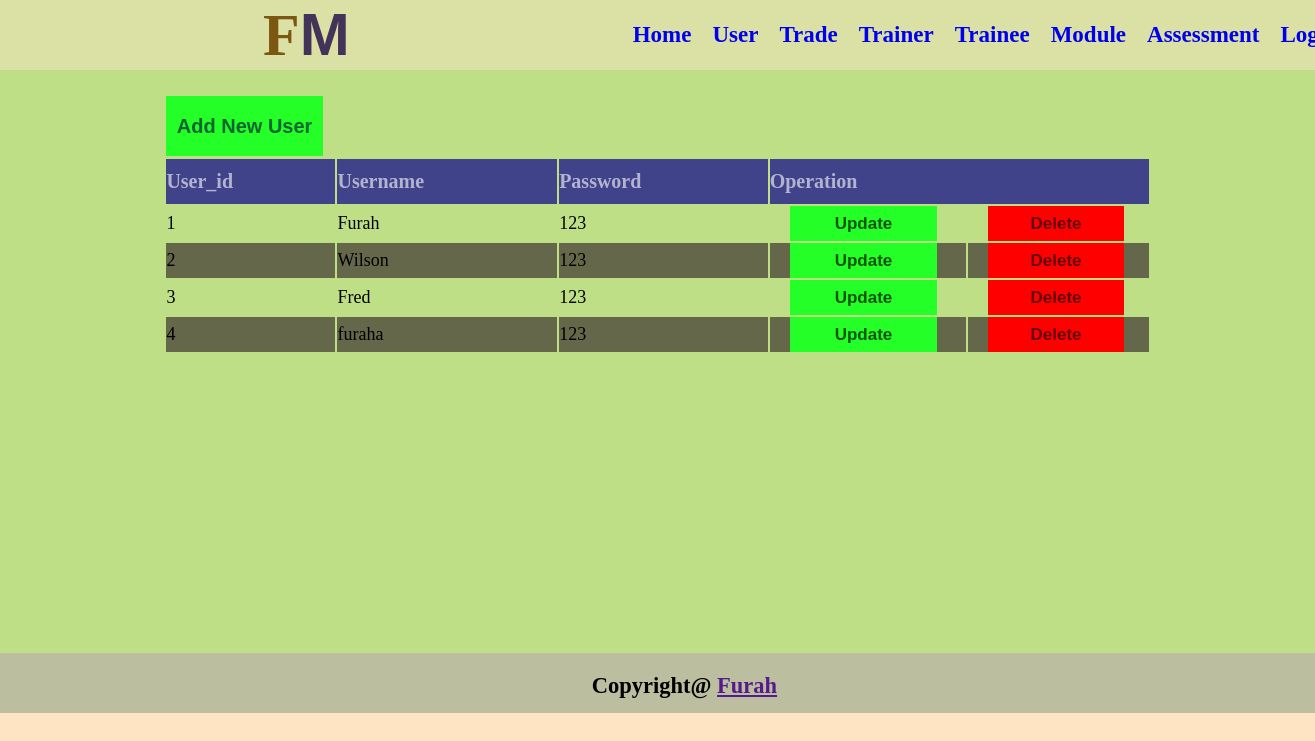
Screenshot of /users/display.php with the database file from the repository.
### tables this page shows
CREATE TABLE `users` (
  `user_id` int(250) NOT NULL,
  `username` varchar(250) DEFAULT NULL,
  `user_password` varchar(250) DEFAULT NULL
);

### users/display.php (the view, shortened to what this page needs)
<!DOCTYPE html>
<html lang="en">
<head>
    <link rel="stylesheet" href="../css/content.css">
    <link rel="stylesheet" href="../css/display.css">
</head>
<body>
    <section>
        <nav>
            <h1>F<span>M</span></h1>
            <ul>
                <li><a href="../view/content.php">Home</a></li>
                <li><a href="../users/display.php">User</a></li>
                <li><a href="../Trade/display.php">Trade</a></li>
                <li><a href="../Trainer/display.php">Trainer</a></li>
                <li><a href="../Trainee/display.php">Trainee</a></li>
                <li><a href="../Module/display.php">Module</a></li>
                <li><a href="../Assessment/display.php">Assessment</a></li>
                <li><a href="../users/login.php">Logout</a></li>
            </ul>
        </nav>
    </section>
    <section>
        <div class="main">
            <div class="goaw">
                <a href="index.php" class="button"><button>Add New User</button></a>
                <table>
                    <tr>
                        <th>User_id</th>
                        <th>Username</th>
            <th>Password</th>
            <th colspan="2">Operation</th>
        </tr>
        <?php
        include("connect.php");
        $select=mysqli_query($conn,"SELECT * FROM users");
        $count=1;
        while($row=mysqli_fetch_array($select))
        {
        ?>
        <tr>
            <td><?php echo $count++ ?></td>
            <td><?php echo $row['username'] ?></td>
            <td><?php echo $row['user_password'] ?></td>
            <td><a href="update.php?upd=<?php echo $row['user_id'] ?>"><button class="update">Update</button></a></td>
            <td><a href="delete.php?dlt=<?php echo $row['user_id'] ?>"><button class="delete">Delete</button></a></td>
        </tr>
        <?php
        }
        ?>
    </table>
</div>
        </div>
    </section>
    <section>
        <div class="footer">
            <h1>Copyright@ <a href="">Furah</a></h1>
        </div>
    </section>
</body>
</html>

### css/content.css (style rules this page uses)
* { margin: 0; padding: 0; box-sizing: border-box; }
body { background-color: bisque; }
nav { background-color: rgba(25, 200, 2, 0.158); display: inline-flex; width: 100%; height: 70px; }
nav h1 { font-size: 60px; font-weight: 900; margin-left: 20%; color: rgb(124, 87, 18); }
nav h1 span { color: rgb(66, 51, 89); font-family: 'Gill Sans', 'Gill Sans MT', Calibri, 'Trebuchet MS', sans-serif; }
nav ul { display: inline-flex; gap: 1px; color: blue; margin-left: 20%; }
nav ul li a { text-decoration: none; }
nav ul li { font-size: 23px; font-weight: 700; padding-top: 3%; padding-left: 20px; list-style: none; text-decoration: none; }
.main { background-color: rgba(71, 213, 20, 0.353); height: 583px; padding-top: 15%; display: grid; }
.footer { background-color: rgba(70, 123, 94, 0.366); height: 60px; text-align: center; padding-top: 1.5%; font-size: 15px; display: inline-flex; width: 100%; gap: 20px; padding: 20px; font-weight: 700; padding-left: 45%; }

### css/display.css (style rules this page uses)
* { margin: 0; padding: 0; box-sizing: border-box; }
table { border: 1px solid black; border-radius: 10px; margin: 1px auto; width: 75%; text-align: left; height: 150px; border-style: none; }
table tr th { font-size: 20px; height: 45px; font-weight: 600; color: rgba(255, 255, 255, 0.596); background-color: rgba(0, 0, 255, 0.352); }
table tr:nth-child(odd) { background-color: rgba(59, 46, 46, 0.675); }
table tr td { font-size: 18px; }
.button button { background-color: rgb(36, 255, 40); border: 1px soild green; border-style: none; width: 12%; height: 60px; font-size: 20px; text-decoration: none; font-weight: 600; color: rgb(3, 101, 50); margin-left: 12.6%; }
.goaw { margin-top: -13%; }
.update { background-color: rgb(36, 255, 40); width: 75%; margin-left: 20px; height: 35px; font-size: 17px; text-decoration: none; font-weight: 900; color: rgb(16, 84, 0); border-style: none; }
.delete { width: 75%; height: 35px; margin-left: 20px; font-size: 17px; text-decoration: none; font-weight: 900; color: rgb(101, 0, 0); background-color: red; border-style: none; }

### rows the page displays
users: username "Furah", user_password "123"
users: username "Wilson", user_password "123"
users: username "Fred", user_password "123"
users: username "furaha", user_password "123"
